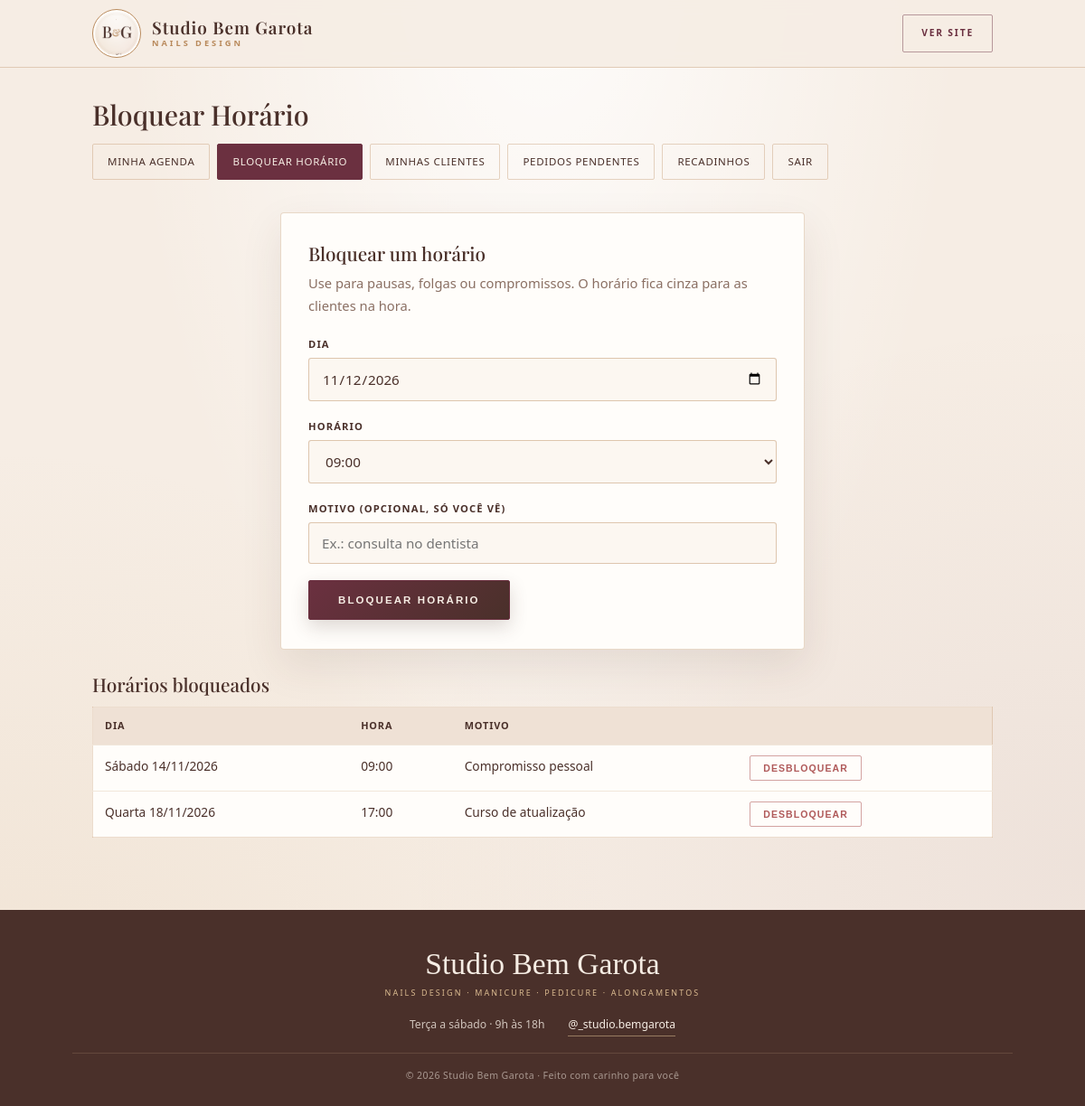
Screenshot of /admin/bloquear.php (signed in) with the database file from the repository.
### tables this page shows
CREATE TABLE IF NOT EXISTS bloqueios (
  id INT UNSIGNED AUTO_INCREMENT PRIMARY KEY,
  `data` DATE NOT NULL,
  `hora` TIME NOT NULL,
  motivo VARCHAR(200) NULL,
  criado_em TIMESTAMP DEFAULT CURRENT_TIMESTAMP,
  UNIQUE KEY dia_e_hora (`data`, `hora`)
);

### admin/bloquear.php (the view, shortened to what this page needs)
<?php
require_once '../includes/conexao.php';
$hoje = new DateTime('today');
$de = $hoje->format('Y-m-d');
$bloqueios = [];
$consulta = mysqli_prepare(
    $conexao,
    "SELECT id, `data`, `hora`, motivo FROM bloqueios
      WHERE `data` >= ? ORDER BY `data`, `hora`"
);
mysqli_stmt_bind_param($consulta, 's', $de);
mysqli_stmt_execute($consulta);
$resultado = mysqli_stmt_get_result($consulta);
while ($linha = mysqli_fetch_assoc($resultado)) {
    $bloqueios[] = $linha;
}
$opcoesHora = [];
$abertura = new DateTime('2000-01-01 ' . HORA_ABERTURA);
$fechamento = new DateTime('2000-01-01 ' . HORA_FECHAMENTO);
for ($h = clone $abertura; $h < $fechamento; $h->modify('+' . INTERVALO_MINUTOS . ' minutes')) {
    $opcoesHora[] = $h->format('H:i');
}
$diasSemana = ['Domingo','Segunda','Terça','Quarta','Quinta','Sexta','Sábado'];
include '../includes/cabecalho.php';
?>
<h2>Bloquear Horário</h2>
<nav class="admin-menu">
    <a href="agenda.php">Minha Agenda</a>
    <a class="atual" href="bloquear.php">Bloquear Horário</a>
    <a href="clientes.php">Minhas Clientes</a>
    <a href="pendentes.php">Pedidos Pendentes</a>
    <a href="recadinhos.php">Recadinhos</a>
    <a href="login.php?sair=1">Sair</a>
</nav>
<section class="formulario">
    <h3>Bloquear um horário</h3>
    <p>Use para pausas, folgas ou compromissos. O horário
       fica cinza para as clientes na hora.</p>
    <form method="post" action="bloquear.php">
        <div class="campo">
            <label for="data">Dia</label>
            <input type="date" id="data" name="data" required
                   min="<?php echo $de; ?>" value="<?php echo $de; ?>">
        </div>
        <div class="campo">
            <label for="hora">Horário</label>
            <select id="hora" name="hora" required>
                <?php foreach ($opcoesHora as $opcao) { ?>
                    <option value="<?php echo $opcao; ?>"><?php echo $opcao; ?></option>
                <?php } ?>
            </select>
        </div>
        <div class="campo">
            <label for="motivo">Motivo (opcional, só você vê)</label>
            <input type="text" id="motivo" name="motivo" maxlength="200"
                   placeholder="Ex.: consulta no dentista">
        </div>
        <button type="submit" class="botao-principal">Bloquear horário</button>
    </form>
</section>
<?php if (!empty($bloqueios)) { ?>
    <h3>Horários bloqueados</h3>
    <div class="tabela-rolagem">
        <table class="tabela">
            <tr>
                <th>Dia</th><th>Hora</th><th>Motivo</th><th></th>
            </tr>
            <?php foreach ($bloqueios as $bloqueio) { ?>
                <?php
                    $d = new DateTime($bloqueio['data']);
                    $tituloDia = $diasSemana[(int)$d->format('w')] . ' ' . $d->format('d/m/Y');
                ?>
                <tr>
                    <td><?php echo $tituloDia; ?></td>
                    <td><?php echo substr($bloqueio['hora'], 0, 5); ?></td>
                    <td><?php echo htmlspecialchars($bloqueio['motivo'] ?? ''); ?></td>
                    <td>
                        <form method="post" action="bloquear.php">
                            <button type="submit" class="botao-perigo">Desbloquear</button>
                        </form>
                    </td>
                </tr>
            <?php } ?>
        </table>
    </div>
<?php } else { ?>
    <div class="mensagem mensagem-aviso">
        Nenhum horário bloqueado no momento.
    </div>
<?php } ?>
<?php include '../includes/rodape.php'; ?>

### css/estilo.css (style rules this page uses)
:root { --creme: #F6EDE4; --creme-2: #EFE1D5; --areia: #D9B98F; --dourado: #B98A5C; --dourado-forte: #8E6138; --marrom: #4A302A; --vinho: #6B3040; --suave: #8A6F63; --branco: #FFFDFA; --verde: #5F8F63; --amarelo: #C79A45; --vermelho: #B05A5A; --cinza: #9C9188; --sombra: 0 18px 45px rgba(74, 48, 42, 0.10); }
* { margin: 0; padding: 0; box-sizing: border-box; }
html { scroll-behavior: smooth; }
body { min-height: 100vh; display: flex; flex-direction: column; font-family: 'Montserrat', 'Segoe UI', Arial, sans-serif; font-size: 16px; background-color: var(--creme); background-image: radial-gradient(ellipse at 50% -10%, rgba(255, 255, 255, 0.90), rgba(255, 255, 255, 0) 55%), radial-gradient(ellipse at 0% 100%, rgba(217, 185, 143, 0.20), rgba(217, 185, 143, 0) 42%), radial-gradient(ellipse at 100% 78%, rgba(107, 48, 64, 0.06), rgba(107, 48, 64, 0) 45%); background-attachment: fixed; color: var(--marrom); line-height: 1.7; -webkit-font-smoothing: antialiased; }
h1, h2, h3, h4 { font-family: 'Playfair Display', Georgia, 'Times New Roman', serif; font-weight: 500; line-height: 1.2; color: var(--marrom); }
p { margin-bottom: 0.9em; }
a { color: var(--vinho); }
.conteudo > h2 { margin: 34px 0 14px; font-size: 1.9rem; }
.conteudo > h3 { margin: 26px 0 12px; font-size: 1.3rem; }
.botao-principal { display: inline-block; background: linear-gradient(135deg, var(--vinho), var(--marrom)); color: var(--creme); font-family: 'Montserrat', sans-serif; font-size: 0.72rem; font-weight: 600; letter-spacing: 0.18em; text-transform: uppercase; padding: 15px 32px; border-radius: 2px; text-decoration: none; border: 1px solid var(--vinho); cursor: pointer; box-shadow: 0 8px 20px rgba(74, 48, 42, 0.18); transition: transform 0.18s, box-shadow 0.18s, background 0.18s; }
.botao-perigo { display: inline-block; background: transparent; color: var(--vermelho); font-family: 'Montserrat', sans-serif; font-size: 0.66rem; font-weight: 600; letter-spacing: 0.1em; text-transform: uppercase; padding: 7px 14px; border-radius: 2px; border: 1px solid rgba(176, 90, 90, 0.55); text-decoration: none; cursor: pointer; }
.formulario { max-width: 580px; margin: 36px auto 10px; background: var(--branco); border: 1px solid rgba(185, 138, 92, 0.32); border-radius: 4px; padding: 32px 30px; box-shadow: var(--sombra); }
.formulario h3 { margin-bottom: 8px; font-size: 1.3rem; }
.formulario > p { color: var(--suave); font-size: 0.92rem; margin-bottom: 20px; }
.campo { margin-bottom: 18px; }
.campo label { display: block; margin-bottom: 6px; font-size: 0.7rem; font-weight: 600; letter-spacing: 0.1em; text-transform: uppercase; color: var(--marrom); }
.campo input, .campo textarea, .campo select { width: 100%; padding: 12px 14px; border: 1px solid rgba(185, 138, 92, 0.45); border-radius: 3px; font-size: 0.95rem; font-family: inherit; color: var(--marrom); background: #FCF7F1; transition: border-color 0.18s, box-shadow 0.18s; }
.admin-menu { display: flex; flex-wrap: wrap; gap: 8px; margin-bottom: 24px; }
.admin-menu a { text-decoration: none; padding: 9px 16px; border-radius: 2px; border: 1px solid rgba(185, 138, 92, 0.35); background: transparent; color: var(--marrom); font-size: 0.72rem; font-weight: 500; letter-spacing: 0.06em; text-transform: uppercase; transition: background 0.18s, color 0.18s, border-color 0.18s; }
.admin-menu a.atual { background: var(--vinho); border-color: var(--vinho); color: var(--creme); }
.tabela-rolagem { overflow-x: auto; }
.tabela { width: 100%; border-collapse: collapse; background: var(--branco); border: 1px solid rgba(185, 138, 92, 0.28); box-shadow: 0 8px 24px rgba(74, 48, 42, 0.07); font-size: 0.86rem; }
.tabela th { background: var(--creme-2); color: var(--marrom); text-align: left; padding: 11px 13px; font-size: 0.68rem; letter-spacing: 0.08em; text-transform: uppercase; font-weight: 600; }
.tabela td { padding: 11px 13px; border-top: 1px solid rgba(185, 138, 92, 0.2); vertical-align: top; }

### rows the page displays
bloqueios: data "Sábado 14/11/2026", hora "09:00", motivo "Compromisso pessoal"
bloqueios: data "Quarta 18/11/2026", hora "17:00", motivo "Curso de atualização"

### other values shown
form field hora "09:00"
